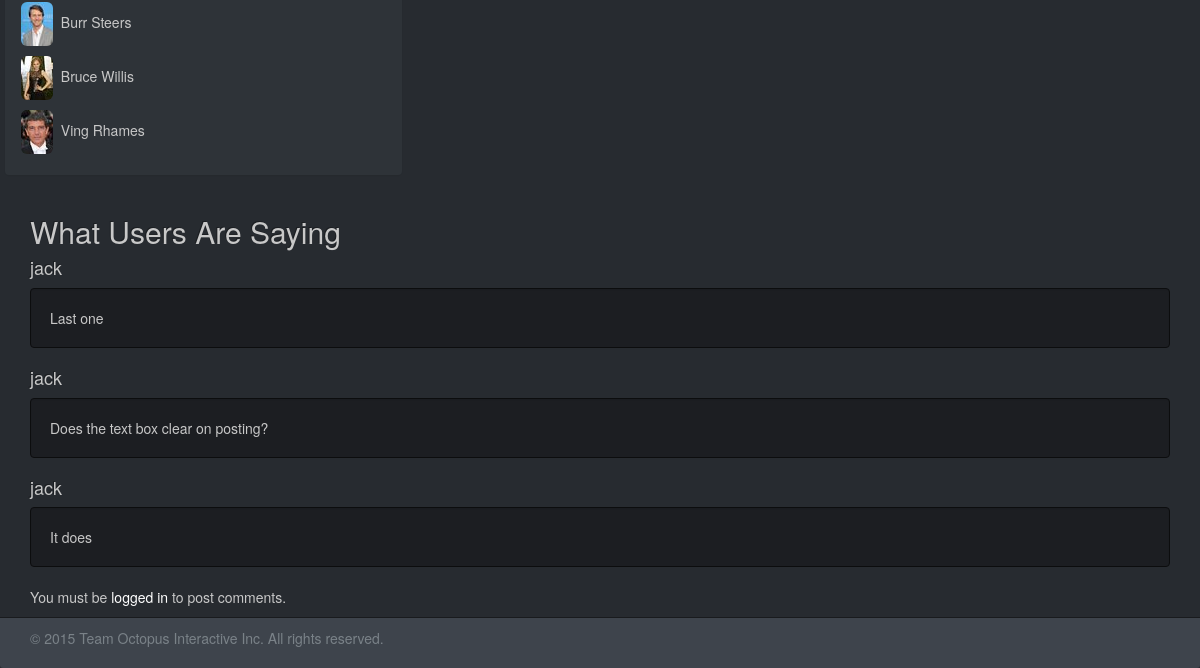
Before: /pages/info.php?id=104 (lower part) with the older database file.
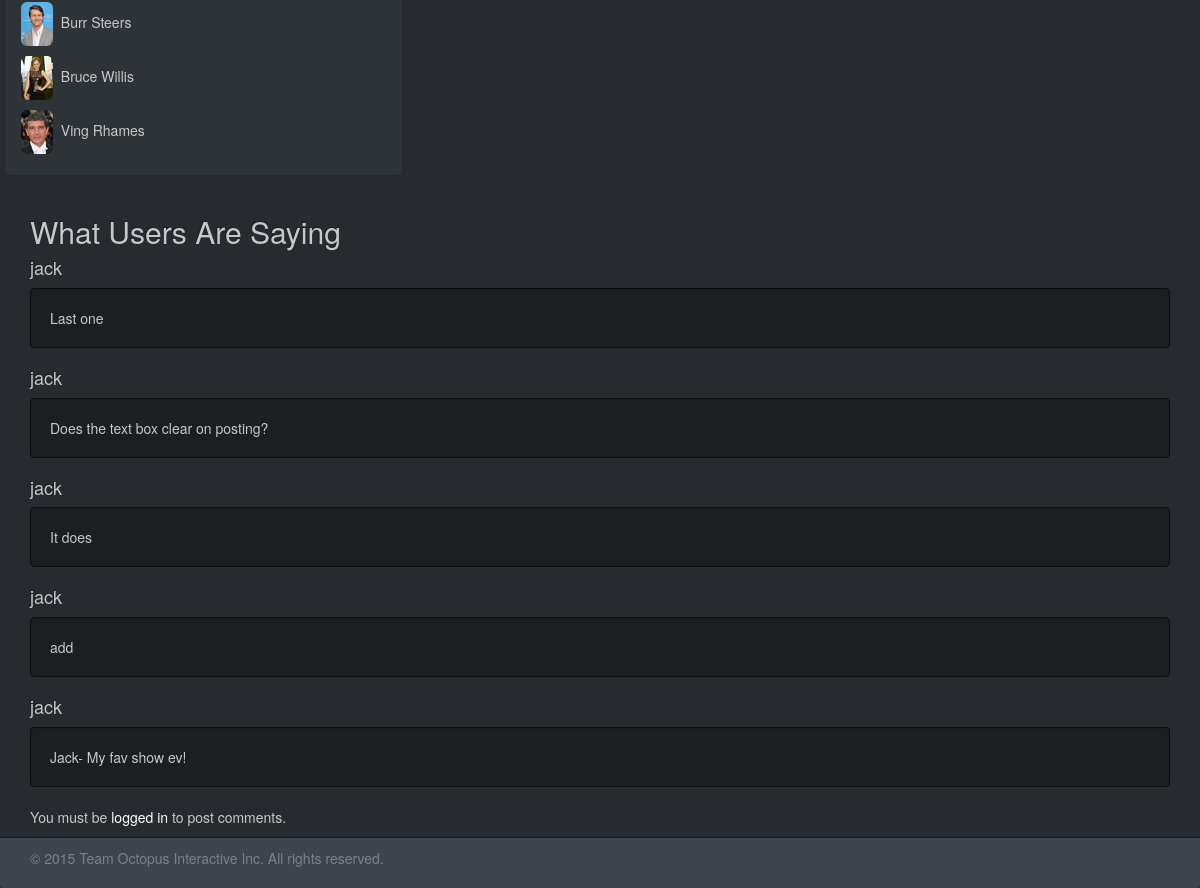
After: the same page with the newer database file.
### tables this page shows
CREATE TABLE `titles` (
`ID` int(5) NOT NULL,
  `TITLE` char(40) NOT NULL,
  `RATING` float NOT NULL,
  `PARENTAL_GUIDE` char(9) NOT NULL,
  `PLOT` text NOT NULL,
  `CAST` text NOT NULL,
  `NETFLIX` tinyint(1) NOT NULL,
  `PRIME` tinyint(1) NOT NULL,
  `TYPE` char(9) NOT NULL,
  `TIME` time NOT NULL,
  `RUNTIME` int(4) NOT NULL,
  `NETWORK` char(9) NOT NULL
);

CREATE TABLE `comments` (
`id` int(11) NOT NULL,
  `title_id` int(11) NOT NULL,
  `title` varchar(30) NOT NULL,
  `username` varchar(30) NOT NULL,
  `comment` varchar(300) NOT NULL
);

### inc/inc.info.php (the view, shortened to what this page needs)
<?php
try {
    $con = new PDO(DB_CONNECTION_STRING, DB_USER, DB_PWD);
    $con->setAttribute(PDO::ATTR_ERRMODE, PDO::ERRMODE_EXCEPTION);
} catch (PDOException $e) {
    echo $e->getMessage();
}
$title = new Title;
function getComments() {
    global $con;
    try {
        $sql = "SELECT * FROM `comments` WHERE `title` = :title";
        $sql = $con->prepare($sql);
        $sql->bindParam(':title', $_SESSION['title']);
        $sql->execute();
        buildCommentSection($sql->fetchAll());
    } catch(PDOException $e) {
        echo $e;
    }
}
function buildCommentSection($comments) {
    $commentSection = "";
    if(is_array($comments) || is_object($comments)){
        foreach($comments as $comment) {
            $commentSection .= "<h4>$comment[3]</h4>\n
                                <p class=\"well\">$comment[4]</p>\n";
        }
    }
    echo $commentSection;
}
function getTitleData($id){
    global $con;
    try {
        $sql = "SELECT * FROM `titles` WHERE `ID` = (:id)";
        $sql = $con->prepare($sql);
        $sql->bindParam(':id', $_GET['id']);
        $sql->execute();
    } catch (PDOException $e){
        echo $e->getMessage();
    }
}
function buildTitle($titleData) {
    global $title;
    $title->cast = $titleData['CAST'];
}
function listCast() {
    global $title;
    $cast = explode(",", $title->cast);
    foreach($cast as $person){
        $num = rand(1, 20);
        if(!ctype_space($person))
            echo "<p> <img class=\"img-rounded\" src=\"../images/actor_$num.jpg\">&nbsp; $person</p>";
    }
}

Changed rows visible on the page:
added comments: username "jack", comment "add"
added comments: username "jack", comment "Jack- My fav show ev!"
